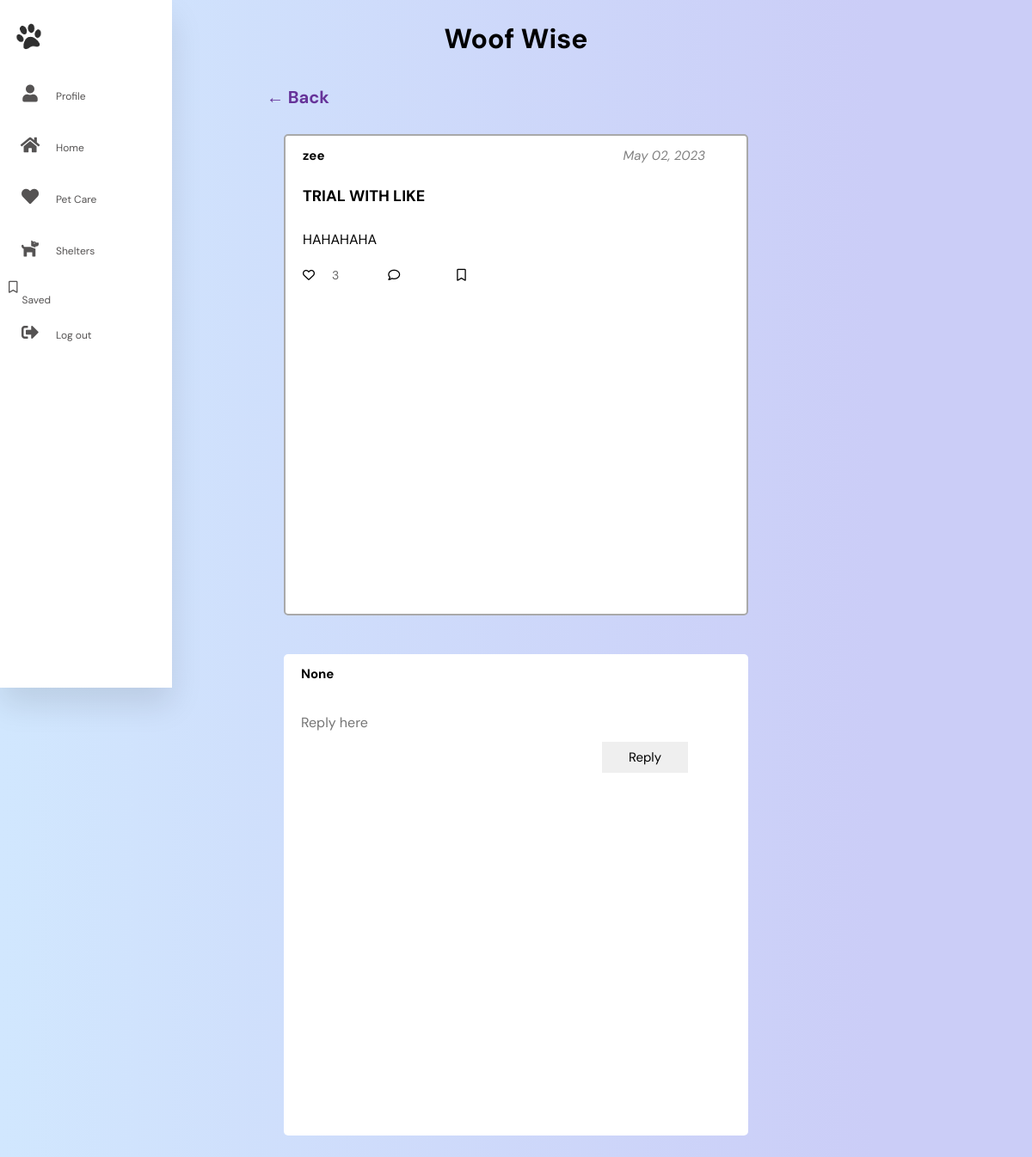
/new_comment?post_id=7, run on the app's committed database.
### tables this page shows
CREATE TABLE posts(
    id integer primary key autoincrement,
    uid text not null,
    title text not null,
    post text not null,
    flair text not null,
    date text,
    likes integer
);

### app.py (the view)
@app.route("/new_comment", methods=['GET','POST'])
def comment():
    post_id = request.args.get('post_id')
    id = request.cookies.get('user_id')
    db = database_worker("woof.db")
    post = db.search(f"SELECT * FROM posts where id={post_id}")
    if request.method == 'POST':
        reply = request.form['content']
        db.run_save(f"INSERT INTO comments(post_id, uid,comment) values({post_id},'{id}','{reply}')")
    comments = db.search(f"SELECT * FROM comments where post_id={post_id}")
    print(comments)
    db.close()
    return render_template('new_comment.html', post=post, comments=comments, id=id)

### my_lib.py (called while the page is built)
    def search(self, query):
        result = self.cursor.execute(query).fetchall()
        return result

    def close(self):
        self.connection.close()

### templates/new_comment.html (shortened to what this page needs)
<!DOCTYPE html>
<html lang="en">
<head>
    <link rel="stylesheet" href="/static/home.css">
    <link rel="stylesheet" href="https://cdnjs.cloudflare.com/ajax/libs/font-awesome/6.0.0-beta2/css/all.min.css" />
    <link rel="stylesheet" href="https://cdnjs.cloudflare.com/ajax/libs/font-awesome/5.15.4/css/all.min.css">
</head>
<body>
<nav>
    <ul>
        <li><a href="#" class="logo"><img src="/static/images/logo.png" style="width: 50px"><span class="logo"></span></a></li>
        <li><a href="/profile" style="text-decoration: none;"><i class="fa fa-user"></i><span class="nav-item">Profile</span></a></li>
        <li><a href="/home" style="text-decoration: none;"><i class="fa fa-home"></i><span class="nav-item">Home</span></a></li>
        <li><a href="#" style="text-decoration: none;"><i class="fa fa-heart"></i><span class="nav-item">Pet Care</span></a></li>
        <li><a href="#" style="text-decoration: none;"><i class="fa fa-dog"></i><span class="nav-item">Shelters</span></a></li>
        <li><a href="/saves" style="text-decoration: none;"><i class="fa-regular fa-bookmark"></i><span class="nav-item">Saved</span></a></li>
        <li><a href="/logout" class="logout" style="text-decoration: none;"><i class="fa fa-sign-out-alt"></i><span class="nav-item">Log out</span></a></li>
        <li></li>
    </ul>
</nav>
<main>
    <section class="section-login">
        <div class="web-title">
            <h1>Woof Wise</h1>
        </div>
        <div>
            <a href="/home" style="text-decoration: none; font-size: 20px;color:rebeccapurple;font-weight: bold; text-align: left; margin-left: -50%;">← Back</a>
        </div>
        <div class="section-main">
            <div class="section-login-2" style="height: border-box">
                <div class="section-login-2-main">
                    <div class="uname-bar">
                        <h3 class="uname">{{ post[0][1] }}</h3>
                        <p class="date">{{ post[0][5]}}</p>
                    </div>
                    <div class="section-login-2-form" method="post">
                        <h1 class="section-login-2-title">{{ post[0][2] }}</h1>
                        <div class="login-form-3" style="height: 50%;">
                            <p>{{ post[0][3] }}</p>
                        </div>
                        <form class="login-form-submit-btn" method="POST" action="{{ url_for('update') }}"style="height: 0.5vh; position: inherit">
                            <button type="submit" name='submit' value="like" style="align-items: center; width:20%; color:dimgray" class="like-btn"><i class="fa-regular fa-heart" style="padding-right: 20px; color:black"></i>{{ post[0][6] }}</button>
                            <button type="submit" name="submit" value="comment" style="align-items: center;"><i class="fa-regular fa-comment"></i></button>
                            <button class="save-btn" name='submit' style="align-items: center;" type="submit" value="save"><i class="fa-regular fa-bookmark"></i></button>
                        </form>
                    </div>
                </div>
            </div>
            <div class="section-login-2" style="height: border-box; background: none;border-radius: 0px;border: none;">
                <div class="section-login-2-main" style="border: none;">
                    <div class="uname-bar">
                        <h3 class="uname">{{ id }}</h3>
                    </div>
                    <form class="section-login-2-form" method="post">
                        <div class="login-form-1">
                            <input type="text" id="input-text" name="content" placeholder="Reply here" style="border-radius: 0px;border: none; word-wrap: break-word;  word-break: break-all;height:60%;text-wrap: normal" maxlength="200" " required>
                            <input type="submit" id="submit" name="submit" value="Reply" style="border-radius: 0px;border: none; font-size: 15px;width:20%;margin-left: 70%;">
                        </div>
                    </form>
                </div>
            </div>
        </div>
</main>
</body>
</html>

### static/home.css (style rules this page uses)
body { background: linear-gradient(90deg, rgba(209,231,254,1) 0%, rgba(203,205,247,1) 85%); }
* { margin: 0px; padding: 0px; box-sizing: border-box; font-family: 'DM Sans', sans-serif; }
.uname-bar { display: flex; flex-flow: row; align-content: start; width: 100%; column-gap: 70%; }
.uname { font-size: 15px; }
.web-title { padding:2%; }
.web-title h1 { font-size: 32px; }
p.date { font-style: oblique; color: grey; font-size:15px; }
body { width: 100%; height: auto; }
main section.section-login { width: 100%; height: 20%; background: url(https://rvs-gradie-signup-page.vercel.app/Assets/Background.png); background: rgb(209,231,254); background: linear-gradient(90deg, rgba(209,231,254,1) 0%, rgba(203,205,247,1) 85%); background-repeat: no-repeat; background-size: cover; background-position: center; display: flex; flex-direction: column; align-items: center; justify-content: center; }
main section.section-login .section-main { width: 80%; height: 100vh; display: flex; flex-direction: column; row-gap: 0px; overflow-x: hidden; overflow-y: auto; padding-bottom: 0; }
main section.section-login .section-login-2 { width: 60%; height: 30%; display: flex; justify-content: center; align-items: center; background: none; border-radius: 10px; flex-direction: column; row-gap:10px; margin-left: auto; margin-right: auto; margin-top: 20px; margin-bottom: 25px; }
main section.section-login .section-main .section-login-2 .section-login-2-main { width: 100%; height:70vh; background: white; display: flex; flex-direction: column; align-items: center; padding: 13px 20px; border-radius: 5px; border: 2px solid darkgrey; outline: black 20px; font-size: 16px; }
main section.section-login .section-main .section-login-2 .section-login-2-main .section-login-2-title { font-size: 18px; text-align: left; width: 100%; }
main section.section-login .section-main .section-login-2 .section-login-2-main .section-login-2-form { margin-top: 25px; display: flex; flex-direction: column; row-gap: 20px; width: 100%; }
main section.section-login .section-main .section-login-2 .section-login-2-main .section-login-2-form .login-form-1 input, main section.section-login .section-main .section-login-2 .section-login-2-main .section-login-2-form .login-form-2 input, main section.section-login .section-main .section-login-2 .section-login-2-main .section-login-2-form .login-form-3 { padding: 8px 0px; border-radius: 4px; outline: none; font-size: 16px; width: 100%; }
.login-form-submit-btn { width:100%; height:10%; display: flex; flex-direction: row; row-gap: 2vh; }
.like-btn { display: flex; flex-direction: row; alignment: center; }
main section.section-login .section-main .section-login-2 .section-login-2-main .section-login-2-form .login-form-submit-btn button { padding: 5px; width: 10vh; outline: none; border: 0px; border-radius: 5px; font-size: 14px; cursor: pointer; display: flex; width:10vh; color: black; padding: 0; }
.login-form-submit-btn button { font-size: 15px; background: none; border: none; padding-right: 4vh; }
.login-form-3 p { text-align: justify; }
@media only screen and (max-width: 1200px) { main section.section-login .section-login-1 .section-login-1-main, main section.section-login .section-login-2 .section-login-2-main { width: 85%; } }
@media only screen and (max-width: 1200px) { main section.section-login .section-main { width: 75%; height: 80%; } }
.logo { width: 60px; margin-right: 45px; text-align: center; display: flex; transition: all 0.5s ease; margin: 10px 0 0 10px; margin-left: 1px; }
body { background: #dfe9f5; }
nav { position: fixed; top:0; bottom: 0; height: 100vh; left:0; background: #fff; width: 60px; overflow: hidden; transition: width 0.2s linear; box-shadow: 0 20px 35px rgba(0,0,0,0.1); overflow-y:auto; z-index: 10000; position: fixed; top: 0px; width: 100%; }
.logo { text-align: center; display: flex; transition: all 0.5s ease; }
.logo img { width: 45px; height: 45px; border-radius: 50%; }
.logo span { font-weight: bold; padding-left: 15px; font-size:18px; text-transform: uppercase; }
a { position: relative; color: rgb(85,83,83); font-size: 14px; display: table; width: 300px; padding: 10px; }
.fa { position: relative; width: 50px; height: 40px; top: 14px; font-size: 20px; text-align: center; }
.nav-item { position: relative; top: 12px; margin-left: 5px; position: relative; width: 70px; height: 40px; top: 14px; font-size: 12px; text-align: center; }

### data on the page
posts: uid "zee", date "May 02, 2023", title "TRIAL WITH LIKE", post "HAHAHAHA", likes "3"

### other printed values
{{ id }} "None"
